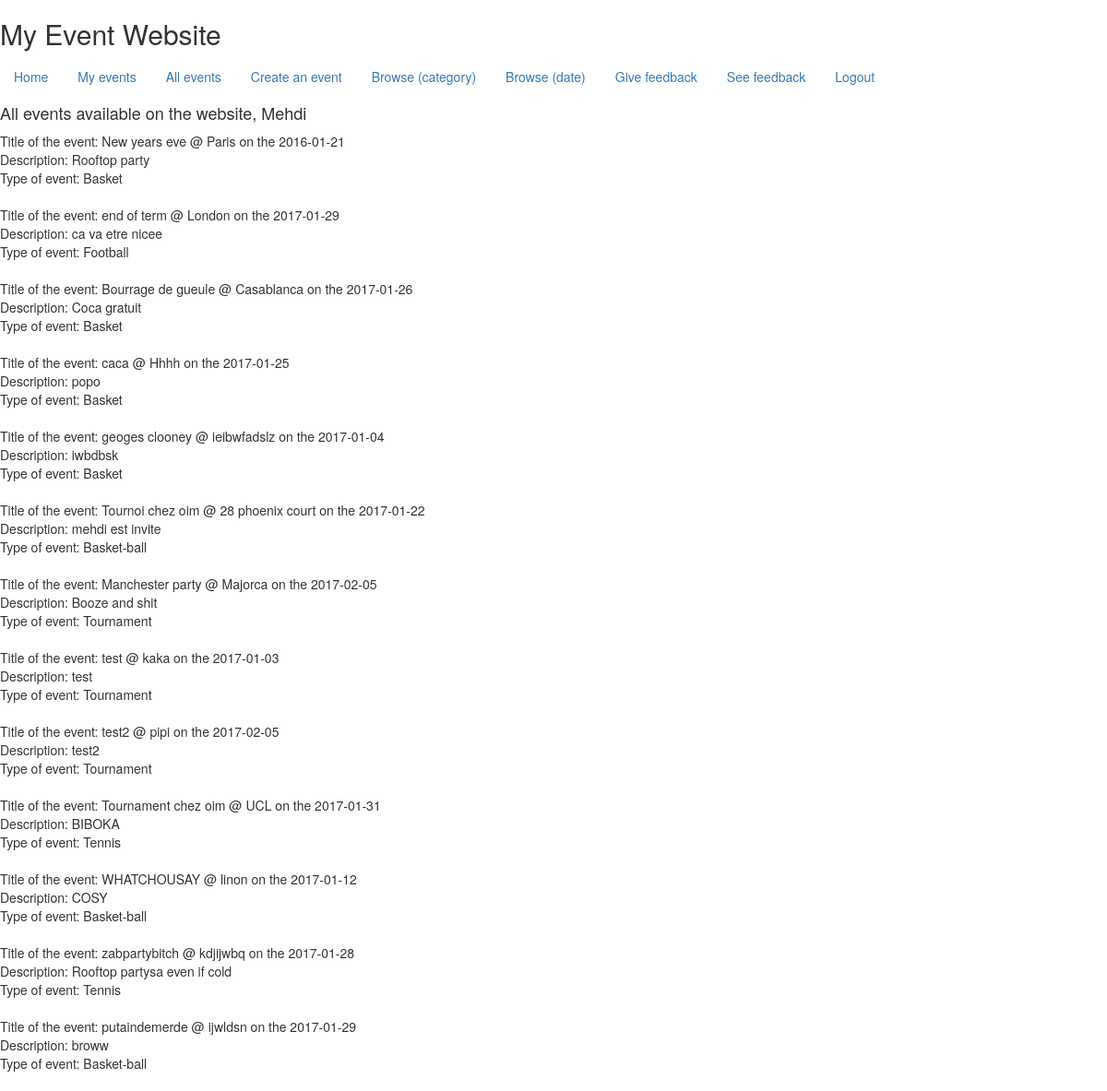
Screenshot of /eventmvc/allEvents.php (signed in) with the database file from the repository.
### tables this page shows
CREATE TABLE IF NOT EXISTS `events` (
  `id` int(11) NOT NULL AUTO_INCREMENT,
  `title` varchar(255) NOT NULL,
  `description` varchar(255) NOT NULL,
  `location` varchar(255) NOT NULL,
  `startdate` varchar(255) NOT NULL,
  `enddate` varchar(255) NOT NULL,
  `categorisation` varchar(255) NOT NULL,
  `tickets` varchar(255) NOT NULL,
  `userid` int(11) NOT NULL,
  PRIMARY KEY (`id`),
  KEY `userid` (`userid`)
);

### eventmvc/allEvents.php (the view, shortened to what this page needs)
<?php
$query = "SELECT * FROM events";
$result = mysql_query($query);
?>
<!doctype html>
<html>
  <link rel="stylesheet" href="https://maxcdn.bootstrapcdn.com/bootstrap/3.3.7/css/bootstrap.min.css">
<head>
</head>
<body>
 <h2>My Event Website</h2>
  <ul class="nav nav-pills" role="tablist">
    <li><a href="home.html">Home</a></li>
    <li><a href="myevents.php">My events</a></li>
    <li><a href=" class=active">All events</a></li>
    <li><a href="createEvent.php">Create an event</a></li>
    <li><a href="browsebycategory.php">Browse (category)</a></li>
    <li><a href="browseByDate.php">Browse (date)</a></li>
    <li><a href="feedback.php">Give feedback</a></li>
    <li><a href="seefeedback.php">See feedback</a></li>
    <li> <a href="logout.php">Logout</a></li>
  </ul>
     <h4> All events available on the website, <?=$_SESSION['sess_name'];?> </h4>
    <div>
    <?php
while($row = mysql_fetch_array($result)){
   echo "Title of the event: " . $row['title'] . " @ " . $row['location'] . "</td> <td>" . " on the " . $row['startdate']."<br />". "Description: " .  $row['description']."<br />". "Type of event: " .  $row['categorisation']."<br />" . "</td><br /></tr>" ;
}
    ?>
        </div>
</body>
</html>

### rows the page displays
events: title "New years eve", location "Paris", startdate "2016-01-21", description "Rooftop party", categorisation "Basket"
events: title "end of term", location "London", startdate "2017-01-29", description "ca va etre nicee", categorisation "Football"
events: title "Bourrage de gueule", location "Casablanca", startdate "2017-01-26", description "Coca gratuit", categorisation "Basket"
events: title "caca", location "Hhhh", startdate "2017-01-25", description "popo", categorisation "Basket"
events: title "geoges clooney", location "ieibwfadslz", startdate "2017-01-04", description "iwbdbsk", categorisation "Basket"
events: title "Tournoi chez oim", location "28 phoenix court", startdate "2017-01-22", description "mehdi est invite", categorisation "Basket-ball"
events: title "Manchester party", location "Majorca", startdate "2017-02-05", description "Booze and shit", categorisation "Tournament"
events: title "test", location "kaka", startdate "2017-01-03", description "test", categorisation "Tournament"
events: title "test2", location "pipi", startdate "2017-02-05", description "test2", categorisation "Tournament"
events: title "Tournament chez oim", location "UCL", startdate "2017-01-31", description "BIBOKA", categorisation "Tennis"
events: title "WHATCHOUSAY", location "linon", startdate "2017-01-12", description "COSY", categorisation "Basket-ball"
events: title "zabpartybitch", location "kdjijwbq", startdate "2017-01-28", description "Rooftop partysa even if cold", categorisation "Tennis"
events: title "putaindemerde", location "ijwldsn", startdate "2017-01-29", description "broww", categorisation "Basket-ball"

### other values shown
$_SESSION['sess_name'] "Mehdi"
